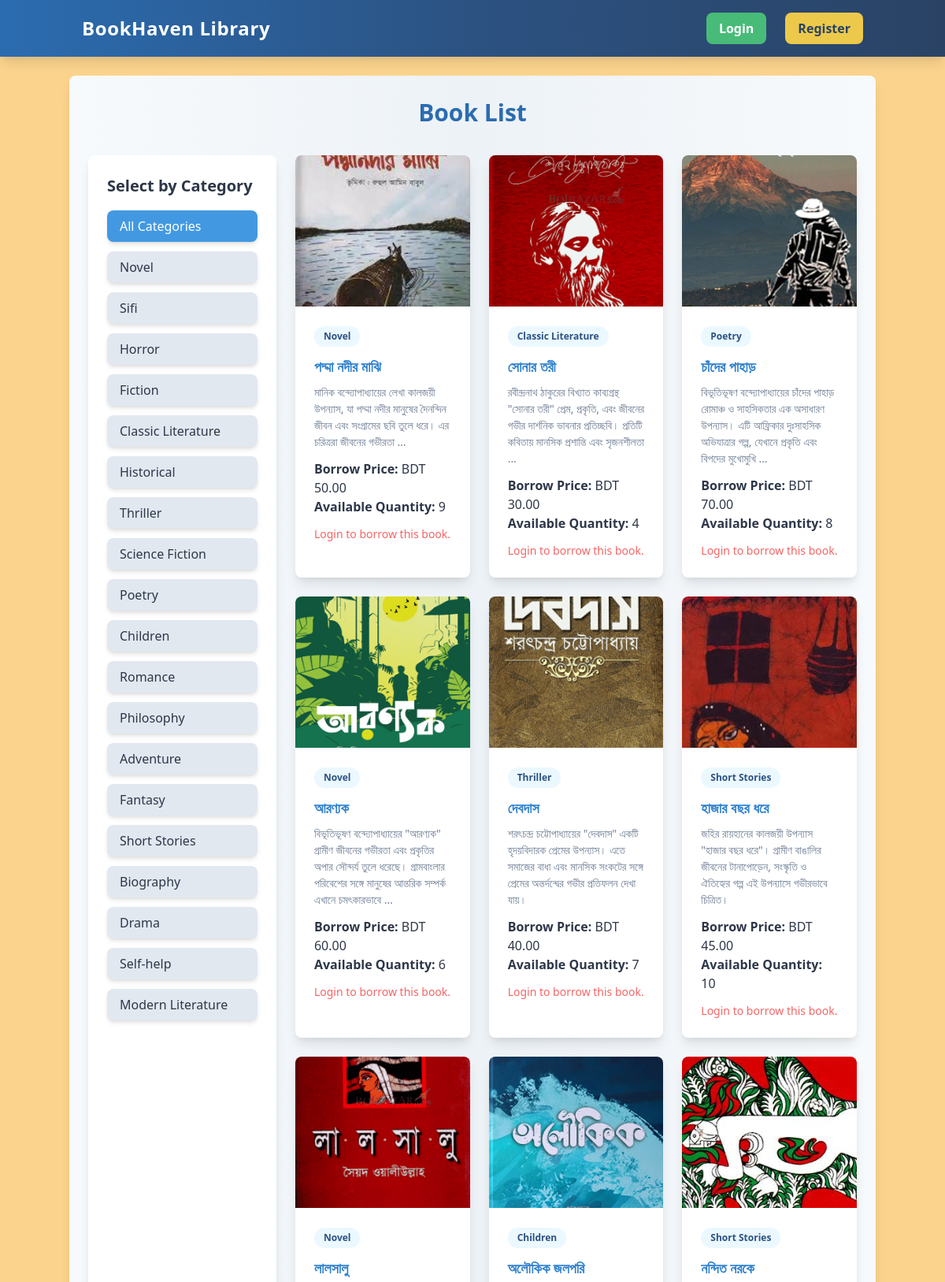
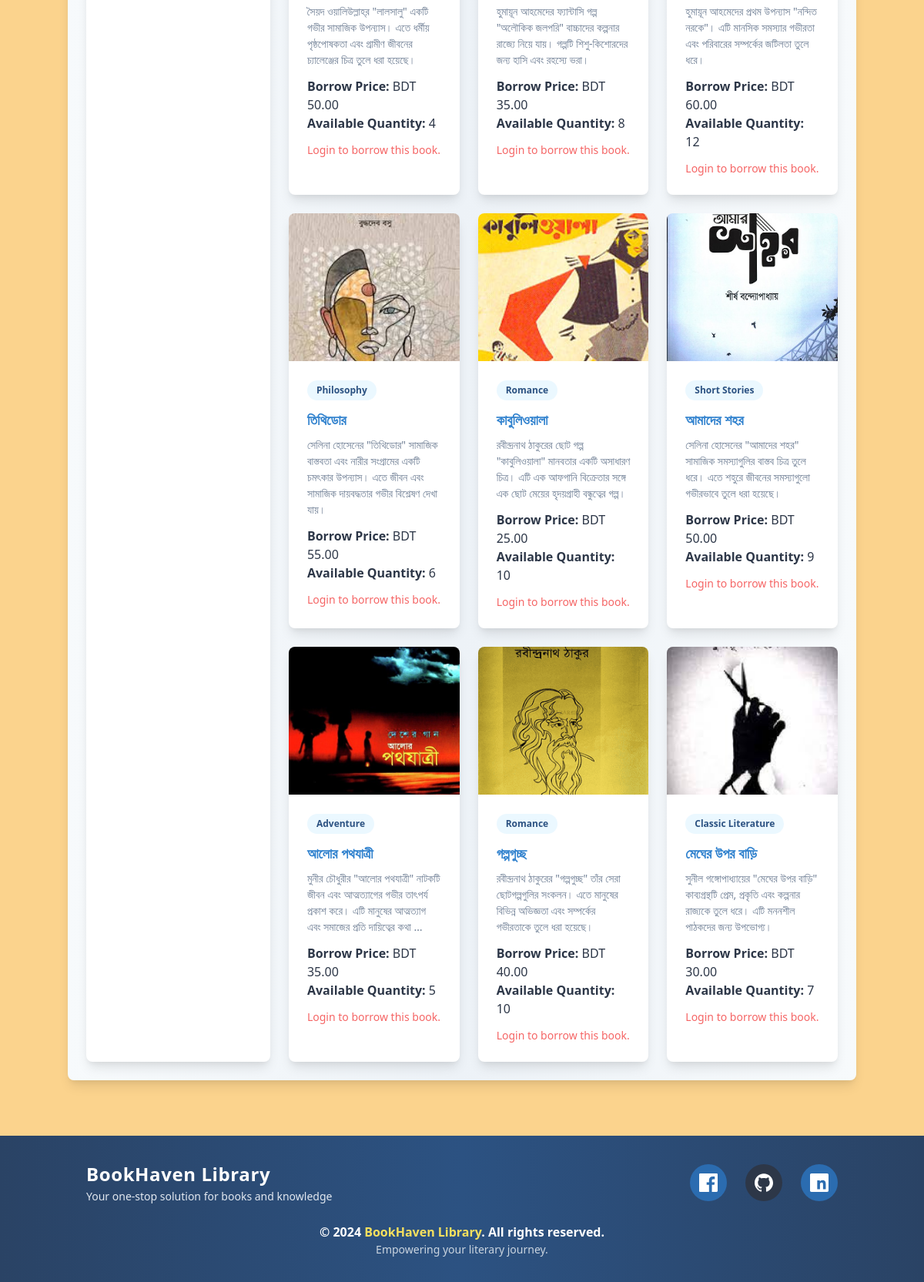
The page / on the database its author committed (2 pictures, top to bottom).
### books/models.py (models this page shows, shortened)
class Category(models.Model):
    name = models.CharField(max_length=100)
    slug = models.SlugField(unique=True, blank=True)

class Book(models.Model):
        title = models.CharField(max_length=100)
        description = models.TextField()
        borrowprice = models.DecimalField(max_digits=10, decimal_places=2)
        quantity = models.IntegerField(default=1)
        image = models.ImageField(upload_to='books/uploads/', null=True, blank=True)
        catagory = models.ForeignKey(Category, on_delete=models.CASCADE)

### books/views.py (the view)
# urls.py: path('', BookListView.as_view(), name='home'),
class BookListView(ListView):
    model = Book
    template_name = 'books/book_list.html'
    context_object_name = 'books'
    def get_queryset(self):
        category_slug = self.kwargs.get('category_slug')
        if category_slug:
            category = get_object_or_404(Category, slug=category_slug)
            return Book.objects.filter(catagory=category)
        else:
            return Book.objects.all()
    def get_context_data(self, **kwargs):
        context = super().get_context_data(**kwargs)
        context['categories'] = Category.objects.all()  # Pass all categories to the template
        return context

### books/templates/books/book_list.html
{% extends 'base.html' %}
{% load static %}
{% block content %}
<div class="container mx-auto mt-6 bg-gradient-to-r from-gray-100 via-gray-200 to-gray-100 p-6 rounded-lg shadow-lg">
    <h1 class="text-center text-3xl font-extrabold text-blue-700 mb-8">Book List</h1>
    <div class="flex">
        <div class="w-1/4 bg-white p-6 shadow-lg rounded-lg mr-6">
            <h5 class="text-xl font-semibold text-gray-800 mb-4">Select by Category</h5>
            <ul class="space-y-3">
                <li>
                    <a href="{% url 'book_list' %}" class="block px-4 py-2 bg-blue-500 text-white rounded-lg hover:bg-blue-600 shadow-md transition">
                        All Categories
                    </a>
                </li>
                {% for category in categories %}
                <li>
                    <a href="{% url 'book_list_by_category' category.slug %}" class="block px-4 py-2 bg-gray-300 text-gray-800 rounded-lg hover:bg-gray-400 hover:text-white shadow-md transition">
                        {{ category.name }}
                    </a>
                </li>
                {% endfor %}
            </ul>
        </div>
        <div class="w-3/4">
            <div class="grid grid-cols-1 sm:grid-cols-2 lg:grid-cols-3 gap-6">
                {% for book in books %}
                <div class="bg-white shadow-lg rounded-lg overflow-hidden hover:scale-105 transform transition">
                    <a href="{% url 'book_details' book.id %}">
                    {% if book.image %}
                    <img src="{{ book.image.url }}" alt="{{ book.title }}" class="w-full h-48 object-cover">
                    {% else %}
                    <img src="{% static 'book_placeholder.jpg' %}" alt="Placeholder Image" class="w-full h-48 object-cover">
                    {% endif %}
                    </a>
                    <div class="p-6">
                        <span class="inline-block bg-blue-100 text-blue-800 text-xs font-bold mr-2 px-3 py-1 rounded-full mb-3">
                            {{ book.catagory.name }}
                        </span>
                        <h5 class="text-lg font-bold mb-2 text-gray-800">
                            <a href="{% url 'book_details' book.id %}" class="text-blue-600 hover:underline">
                                {{ book.title }}
                            </a>
                        </h5>
                        <p class="text-gray-600 text-sm mb-3">{{ book.description|truncatewords:20 }}</p>
                        <p class="text-gray-800"><strong>Borrow Price:</strong> BDT {{ book.borrowprice }}</p>
                        <p class="text-gray-800"><strong>Available Quantity:</strong> {{ book.quantity }}</p>
                        {% if request.user.is_authenticated %}
                        <form action="{% url 'borrow_book' book.id %}" method="POST">
                            {% csrf_token %}
                            {% if book.quantity > 0 %}
                            <button class="w-full mt-4 bg-green-500 text-white py-2 px-4 rounded-lg shadow-lg hover:bg-green-600 transition">
                                Borrow Now
                            </button>
                            {% else %}
                            <button class="w-full mt-4 bg-gray-300 text-gray-700 py-2 px-4 rounded-lg shadow-lg cursor-not-allowed" disabled>
                                Out of Stock
                            </button>
                            {% endif %}
                        </form>
                        {% else %}
                        <p class="text-red-500 text-sm mt-3">Login to borrow this book.</p>
                        {% endif %}
                    </div>
                </div>
                {% empty %}
                <div class="col-span-3">
                    <p class="text-center text-gray-500">No books available at the moment.</p>
                </div>
                {% endfor %}
            </div>
        </div>
    </div>
</div>
{% endblock %}

### core/templates/base.html (style rules this page uses)
html, body { height: 100%; margin: 0; }
body { display: flex; flex-direction: column; min-height: 100vh; }

### rows shown on the page
Category: name "Novel"
Category: name "Sifi"
Category: name "Horror"
Category: name "Fiction"
Category: name "Classic Literature"
Category: name "Historical"
Category: name "Thriller"
Category: name "Science Fiction"
Category: name "Poetry"
Category: name "Children"
Category: name "Romance"
Category: name "Philosophy"
Category: name "Adventure"
Category: name "Fantasy"
Category: name "Short Stories"
Category: name "Biography"
Category: name "Drama"
Category: name "Self-help"
Category: name "Modern Literature"
Book: image (picture), catagory.name "Novel", title "পদ্মা নদীর মাঝি", description "মানিক বন্দ্যোপাধ্যায়ের লেখা কালজয়ী উপন্যাস, যা পদ্মা নদীর মানুষের দৈনন্দিন জীবন এবং সংগ্রামের ছবি তুলে ধরে। এর চরিত্ররা জীবনের গভীরতা …", borrowprice "50.00", quantity "9"
Book: image (picture), catagory.name "Classic Literature", title "সোনার তরী", description "রবীন্দ্রনাথ ঠাকুরের বিখ্যাত কাব্যগ্রন্থ \"সোনার তরী\" প্রেম, প্রকৃতি, এবং জীবনের গভীর দার্শনিক ভাবনার প্রতিচ্ছবি। প্রতিটি কবিতায় মানসিক প্রশান্তি এবং সৃজনশীলতা …", borrowprice "30.00", quantity "4"
Book: image (picture), catagory.name "Poetry", title "চাঁদের পাহাড়", description "বিভূতিভূষণ বন্দ্যোপাধ্যায়ের চাঁদের পাহাড় রোমাঞ্চ ও সাহসিকতার এক অসাধারণ উপন্যাস। এটি আফ্রিকার দুঃসাহসিক অভিযাত্রার গল্প, যেখানে প্রকৃতি এবং বিপদের মুখোমুখি …", borrowprice "70.00", quantity "8"
Book: image (picture), catagory.name "Novel", title "আরণ্যক", description "বিভূতিভূষণ বন্দ্যোপাধ্যায়ের \"আরণ্যক\" গ্রামীণ জীবনের গভীরতা এবং প্রকৃতির অপার সৌন্দর্য তুলে ধরেছে। গ্রামবাংলার পরিবেশের সঙ্গে মানুষের আন্তরিক সম্পর্ক এখানে চমৎকারভাবে …", borrowprice "60.00", quantity "6"
Book: image (picture), catagory.name "Thriller", title "দেবদাস", description "শরৎচন্দ্র চট্টোপাধ্যায়ের \"দেবদাস\" একটি হৃদয়বিদারক প্রেমের উপন্যাস। এতে সমাজের বাধা এবং মানসিক সংকটের সঙ্গে প্রেমের অন্তর্দন্দ্বের গভীর প্রতিফলন দেখা যায়।", borrowprice "40.00", quantity "7"
Book: image (picture), catagory.name "Short Stories", title "হাজার বছর ধরে", description "জহির রায়হানের কালজয়ী উপন্যাস \"হাজার বছর ধরে\"। গ্রামীণ বাঙালির জীবনের টানাপোড়েন, সংস্কৃতি ও ঐতিহ্যের গল্প এই উপন্যাসে গভীরভাবে চিত্রিত।", borrowprice "45.00", quantity "10"
Book: image (picture), catagory.name "Novel", title "লালসালু", description "সৈয়দ ওয়ালিউল্লাহ্‌র \"লালসালু\" একটি গভীর সামাজিক উপন্যাস। এতে ধর্মীয় পৃষ্ঠপোষকতা এবং গ্রামীণ জীবনের চ্যালেঞ্জের চিত্র তুলে ধরা হয়েছে।", borrowprice "50.00", quantity "4"
Book: image (picture), catagory.name "Children", title "অলৌকিক জলপরি", description "হুমায়ূন আহমেদের ফ্যান্টাসি গল্প \"অলৌকিক জলপরি\" বাচ্চাদের কল্পনার রাজ্যে নিয়ে যায়। গল্পটি শিশু-কিশোরদের জন্য হাসি এবং রহস্যে ভরা।", borrowprice "35.00", quantity "8"
Book: image (picture), catagory.name "Short Stories", title "নন্দিত নরকে", description "হুমায়ূন আহমেদের প্রথম উপন্যাস \"নন্দিত নরকে\"। এটি মানসিক সমস্যার গভীরতা এবং পরিবারের সম্পর্কের জটিলতা তুলে ধরে।", borrowprice "60.00", quantity "12"
Book: image (picture), catagory.name "Philosophy", title "তিথিডোর", description "সেলিনা হোসেনের \"তিথিডোর\" সামাজিক বাস্তবতা এবং নারীর সংগ্রামের একটি চমৎকার উপন্যাস। এতে জীবন এবং সামাজিক দায়বদ্ধতার গভীর বিশ্লেষণ দেখা যায়।", borrowprice "55.00", quantity "6"
Book: image (picture), catagory.name "Romance", title "কাবুলিওয়ালা", description "রবীন্দ্রনাথ ঠাকুরের ছোট গল্প \"কাবুলিওয়ালা\" মানবতার একটি অসাধারণ চিত্র। এটি এক আফগানি বিক্রেতার সঙ্গে এক ছোট মেয়ের হৃদয়গ্রাহী বন্ধুত্বের গল্প।", borrowprice "25.00", quantity "10"
Book: image (picture), catagory.name "Short Stories", title "আমাদের শহর", description "সেলিনা হোসেনের \"আমাদের শহর\" সামাজিক সমস্যাগুলির বাস্তব চিত্র তুলে ধরে। এতে শহুরে জীবনের সমস্যাগুলো গভীরভাবে তুলে ধরা হয়েছে।", borrowprice "50.00", quantity "9"
Book: image (picture), catagory.name "Adventure", title "আলোর পথযাত্রী", description "মুনীর চৌধুরীর \"আলোর পথযাত্রী\" নাটকটি জীবন এবং আত্মত্যাগের গভীর তাৎপর্য প্রকাশ করে। এটি মানুষের আত্মত্যাগ এবং সমাজের প্রতি দায়িত্বের কথা …", borrowprice "35.00", quantity "5"
Book: image (picture), catagory.name "Romance", title "গল্পগুচ্ছ", description "রবীন্দ্রনাথ ঠাকুরের \"গল্পগুচ্ছ\" তাঁর সেরা ছোটগল্পগুলির সংকলন। এতে মানুষের বিভিন্ন অভিজ্ঞতা এবং সম্পর্কের গভীরতাকে তুলে ধরা হয়েছে।", borrowprice "40.00", quantity "10"
Book: image (picture), catagory.name "Classic Literature", title "মেঘের উপর বাড়ি", description "সুনীল গঙ্গোপাধ্যায়ের \"মেঘের উপর বাড়ি\" কাব্যগ্রন্থটি প্রেম, প্রকৃতি এবং কল্পনার রাজ্যকে তুলে ধরে। এটি মননশীল পাঠকদের জন্য উপভোগ্য।", borrowprice "30.00", quantity "7"
